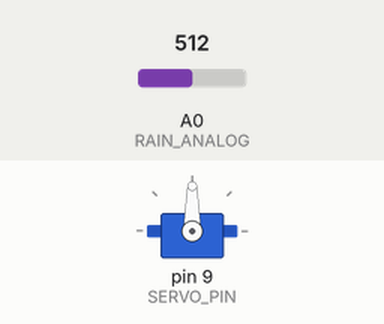
Recording of a sketch running on a simulated Arduino Uno, built with avr-gcc and run on an emulated ATmega328P. Shown: servo. Inputs (shaded band) come from the test bench; at power-on: A0 (RAIN_ANALOG) = 512. What the sketch prints to the serial monitor is not drawn.

Above: at 1.2 s.
1.3 s: A0 (RAIN_ANALOG) set to 414
3.6 s: A0 (RAIN_ANALOG) set to 382
At 5.06 s:
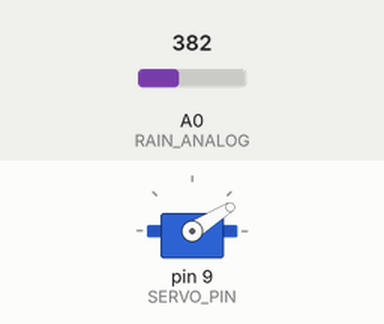
At 6.3 s:
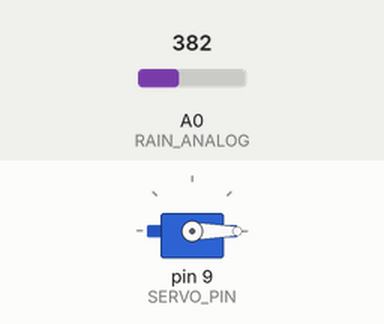
Timing chart, 0 to 7.8 s (numbered marks = the images above; inputs shaded):
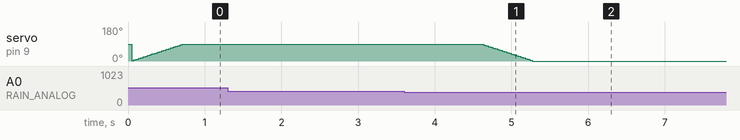

The sketch:

main.ino
```cpp
/*
  🌧️ Automatic Rain Detection & Protection System

  Features:
  - Rain detection using analog sensor
  - Noise filtering with averaging
  - State-based confirmation system
  - Smooth servo-controlled cover mechanism

  Author: Venkateswarlu Reddy
*/

#include <Servo.h>

// ---------------- PINS ----------------
#define RAIN_ANALOG   A0
#define RAIN_DIGITAL  7
#define SERVO_PIN     9

// ---------------- PARAMETERS ----------------
#define RAIN_THRESHOLD 400
#define DRY_THRESHOLD  500

#define SAMPLE_COUNT   10
#define CONFIRM_COUNT  3

#define LOOP_DELAY     400

// ---------------- SERVO POSITIONS ----------------
#define OPEN_POS   90   // No rain
#define CLOSE_POS  0    // Rain detected

// ---------------- VARIABLES ----------------
Servo rainServo;

int rainState = 0;
int lastRainState = -1;

int rainConfirm = 0;
int dryConfirm = 0;

// ---------------- FILTER FUNCTION ----------------
int getFilteredValue()
{
  long total = 0;

  for(int i=0; i<SAMPLE_COUNT; i++)
  {
    total += analogRead(RAIN_ANALOG);
    delay(3);
  }

  return total / SAMPLE_COUNT;
}

// ---------------- SERVO CONTROL ----------------
void moveServoSmooth(int startPos, int endPos)
{
  int step = (startPos < endPos) ? 2 : -2;

  for(int pos = startPos; pos != endPos; pos += step)
  {
    rainServo.write(pos);
    delay(15);
  }

  rainServo.write(endPos);
}

// ---------------- SETUP ----------------
void setup()
{
  Serial.begin(9600);

  pinMode(RAIN_ANALOG, INPUT);
  pinMode(RAIN_DIGITAL, INPUT);

  rainServo.attach(SERVO_PIN);
  rainServo.write(OPEN_POS);

  Serial.println("RAIN SYSTEM INITIALIZED");
}

// ---------------- LOOP ----------------
void loop()
{
  int sensorValue = getFilteredValue();

  Serial.print("Sensor: ");
  Serial.println(sensorValue);

  // -------- STATE DETECTION --------
  if(sensorValue < RAIN_THRESHOLD)
  {
    rainConfirm++;
    dryConfirm = 0;
  }
  else if(sensorValue > DRY_THRESHOLD)
  {
    dryConfirm++;
    rainConfirm = 0;
  }

  // -------- CONFIRMATION --------
  if(rainConfirm >= CONFIRM_COUNT)
  {
    rainState = 1;
    rainConfirm = 0;
  }

  if(dryConfirm >= CONFIRM_COUNT)
  {
    rainState = 0;
    dryConfirm = 0;
  }

  // -------- ACTION --------
  if(rainState != lastRainState)
  {
    if(rainState == 1)
    {
      Serial.println("🌧️ Rain Detected → Closing");
      moveServoSmooth(OPEN_POS, CLOSE_POS);
    }
    else
    {
      Serial.println("☀️ No Rain → Opening");
      moveServoSmooth(CLOSE_POS, OPEN_POS);
    }

    lastRainState = rainState;
  }

  delay(LOOP_DELAY);
}
```

Measured:
- the behaviour switches between 400 and 399 on A0 (RAIN_ANALOG) (found by bisection; images 0 and 1)
- after the input at 1.3 s, every drawn part: stays the same
- after the input at 3.6 s, servo on pin 9 (SERVO_PIN): moves from 90° to 0° over 0.66 s, starting after 1.0 s
